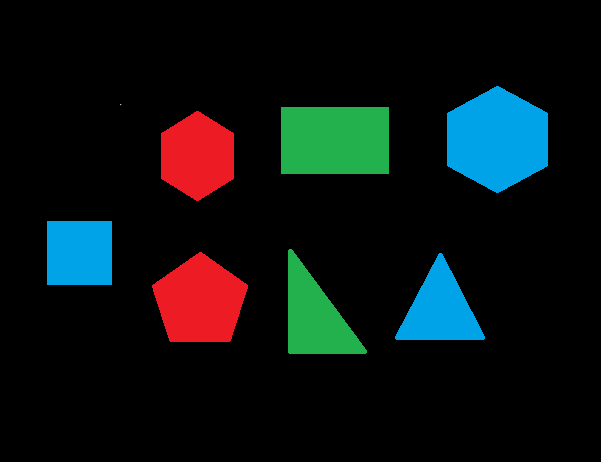
#> input picture 04_Shape and Color Detector/shapes.png, 601 x 462 px, found by its file name
$ jupyter execute 'Shape_&_Color_Detector.ipynb'
#> lines starting #> are read from the running program, lines starting #| are printed output that depends on the picture; after the words box and inside, x2 and y2 are one past the last pixel; in counts of white or black regions, pixels touching at a corner belong together
<a href="https://colab.research.google.com/github/ShanmugapriyanManoharan/OpenCV-Deep-Learning/blob/master/Shape_%26_Color_Detector.ipynb" target="_parent"></a>

[cell 1]
from scipy.spatial import distance as dist
from collections import OrderedDict
import numpy as np
import cv2
import imutils
from google.colab.patches import cv2_imshow

[cell 2]
class ColorLabeler:
	def __init__(self):
		# initialize the colors dictionary
		colors = OrderedDict({
			"red": (255, 0, 0),
			"green": (0, 255, 0),
			"blue": (0, 0, 255)})

		# allocate memory for the CIE L*a*b* image, then initialize color names
    #url: https://en.wikipedia.org/wiki/CIELAB_color_space
		self.lab = np.zeros((len(colors), 1, 3), dtype="uint8")
		self.colorNames = []

		# loop over the colors dictionary
		for (i, (name, rgb)) in enumerate(colors.items()):
			# update the L*a*b* array (Numpy array) and the color names list
			self.lab[i] = rgb
			self.colorNames.append(name)

		# convert the L*a*b* array from the RGB color space
		# to L*a*b*
		self.lab = cv2.cvtColor(self.lab, cv2.COLOR_RGB2LAB)

	def label(self, image, c):
		# construct a mask for the contour, then compute the
		# average L*a*b* value for the masked region
		mask = np.zeros(image.shape[:2], dtype="uint8")
		cv2.drawContours(mask, [c], -1, 255, -1)
		mask = cv2.erode(mask, None, iterations=2)
		mean = cv2.mean(image, mask=mask)[:3]

		# initialize the minimum distance found thus far
		minDist = (np.inf, None)

		# loop over the known L*a*b* color values
		for (i, row) in enumerate(self.lab):
			# compute the distance between the current L*a*b*
			# color value and the mean of the image
			d = dist.euclidean(row[0], mean)

			# if the distance is smaller than the current distance,
			# then update the bookkeeping variable
			if d < minDist[0]:
				minDist = (d, i)

		# return the name of the color with the smallest distance
		return self.colorNames[minDist[1]]

[cell 3]
class ShapeDetector:
	def __init__(self):
		pass

	def detect(self, c):
		# Initialize the name of shape and approximate the contour
		shape = "unidentified"
		peri = cv2.arcLength(c, True)
		approx = cv2.approxPolyDP(c, 0.04 * peri, True)

		# If vertices = 3, then triangle
		if len(approx) == 3:
			shape = "triangle"

		# If vertices = 4, then rectangle or square
		elif len(approx) == 4:
			# Compute aspect ratio using bounding box of the contour
			(x, y, w, h) = cv2.boundingRect(approx)
			ar = w / float(h)

			# If aspect ratio near to 1, then shape is square. otherwise rectangle
			shape = "square" if ar >= 0.95 and ar <= 1.05 else "rectangle"

		# If vertices =5, then pentagon
		elif len(approx) == 5:
			shape = "pentagon"

    # If vertices =6, then Hexagon
		elif len(approx) == 6:
			shape = "Hexagon"

		# Else, the shape is assumed to be circle
		else:
			shape = "circle"

		# return the name of the shape
		return shape

[cell 4]
# load the image and resize using imutils to a smaller factor so that the shapes can be approximated better
image = cv2.imread("shapes.png")
#> image is the input picture: shape (462, 601, 3); mean B, G, R 18.4, 18.2, 10.9
resized = imutils.resize(image, width=300)
ratio = image.shape[0] / float(resized.shape[0])
#> ratio = 2.01

[cell 5]
# Blur and Grayscale the image and threshold it and the L*a*b* color spaces
blurred = cv2.GaussianBlur(resized, (5, 5), 0)
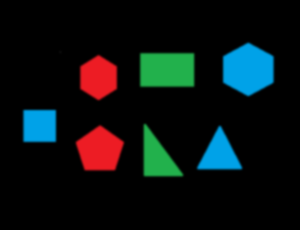
#> blurred: shape (230, 300, 3); mean B, G, R 18.4, 18.2, 10.9
gray = cv2.cvtColor(blurred, cv2.COLOR_BGR2GRAY)
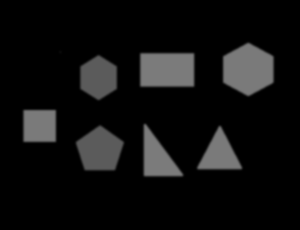
#> gray: shape (230, 300); min 0, max 123, mean 16
lab = cv2.cvtColor(blurred, cv2.COLOR_BGR2LAB)
#> lab: shape (230, 300, 3); mean of channels 0, 1, 2 21.4, 127.8, 129.1
thresh = cv2.threshold(gray, 60, 255, cv2.THRESH_BINARY)[1]
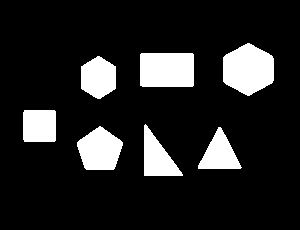
#> thresh: shape (230, 300); 14% white; 7 white regions
cv2_imshow(thresh)

[cell 6]
# find contours in the thresholded image
cnts = cv2.findContours(thresh.copy(), cv2.RETR_EXTERNAL,
	cv2.CHAIN_APPROX_SIMPLE)
#> cnts = 7 contours; box (x1, y1, x2, y2) and area: (223, 43, 274, 96) 1953, (140, 53, 194, 87) 1746, (77, 126, 123, 170) 1389, (81, 56, 116, 99) 1105, (144, 124, 183, 176) 1019, (23, 110, 56, 142) 988, (198, 127, 242, 169) 955
cnts = imutils.grab_contours(cnts)

[cell 7]
# initialize the shape detector and color labeler
sd = ShapeDetector()
cl = ColorLabeler()

[cell 8]
# loop over the contours
for c in cnts:
	# compute the center of the contour
	M = cv2.moments(c)
	cX = int((M["m10"] / M["m00"]) * ratio)
	cY = int((M["m01"] / M["m00"]) * ratio)

	# detect the shape of the contour and label the color
	shape = sd.detect(c)
	color = cl.label(lab, c)

	# multiply the contour (x, y)-coordinates by the resize ratio,
	# then draw the contours and the name of the shape and labeled
	# color on the image
	c = c.astype("float")
	c *= ratio
	c = c.astype("int")
	text = "{} {}".format(color, shape)
	cv2.drawContours(image, [c], -1, (0, 255, 0), 2)
	cv2.putText(image, text, (cX, cY),
		cv2.FONT_HERSHEY_SIMPLEX, 0.5, (255, 255, 255), 2)

	# show the output image
	cv2_imshow(image)
#> this loop made 7 passes
#> (cX, cY, shape, peri in detect, mean in label, color, text) on passes 2, 5, 7: (199, 300, 'pentagon', 146.7, (129, 201, 180), 'red', 'red pentagon'), (196, 154, 'Hexagon', 128.6, (129, 201, 180), 'red', 'red Hexagon'), (497, 138, 'Hexagon', 171.2, (160.9, 118, 83.03), 'blue', 'blue Hexagon')
#> (cX, cY, shape, peri in detect, approx in detect, mean in label, color, text) on passes 1, 3: (440, 308, 'triangle', 143.4, [[218, 127], [198, 168], [240, 168]], (161, 118, 83.01), 'blue', 'blue triangle'), (315, 316, 'triangle', 155.7, [[145, 124], [144, 175], [182, 175]], (162, 70, 169), 'green', 'green triangle')
#> pass 1, in label, `mask = cv2.erode(mask, None, iterations=2)`:
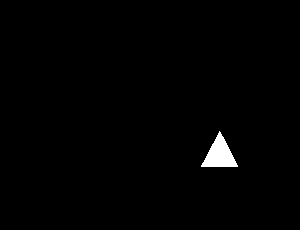
#> mask: shape (230, 300); 1% white; 1 white region, box (x1, y1, x2, y2) and area: (201, 131, 238, 167) 695
#> pass 1, `cv2_imshow(image)`:
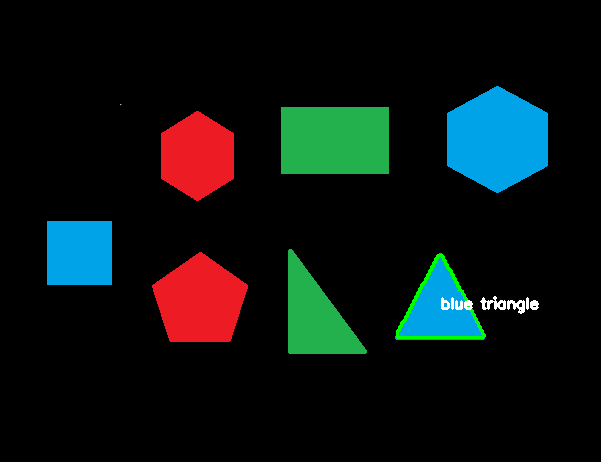
#> shown: shape (462, 601, 3); mean B, G, R 18.3, 19.1, 11.5
#> pass 2, in label (call 2), `mask = cv2.erode(mask, None, iterations=2)`:
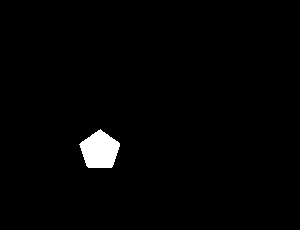
#> mask: shape (230, 300); 1.6% white; 1 white region, box (x1, y1, x2, y2) and area: (79, 129, 120, 168) 1111
#> pass 2, `cv2_imshow(image)`:
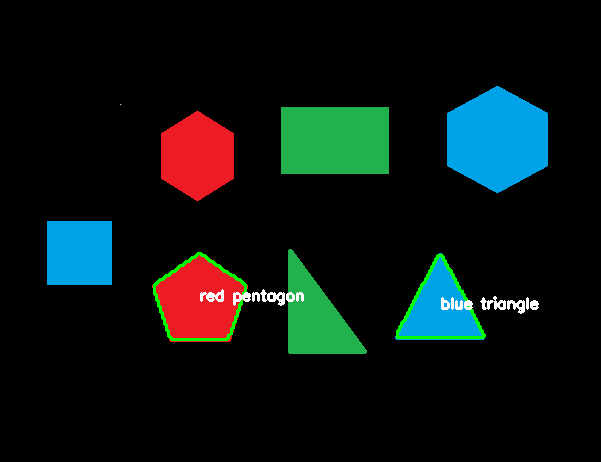
#> shown: shape (462, 601, 3); mean B, G, R 18.8, 20.4, 11.2
#> after the loop:
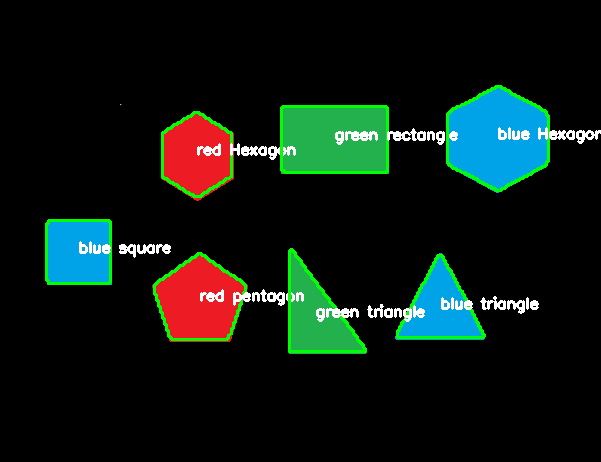
#> image: shape (462, 601, 3); 4.06% of pixels changed, all inside (x1, y1, x2, y2) = (45, 85, 601, 353)
